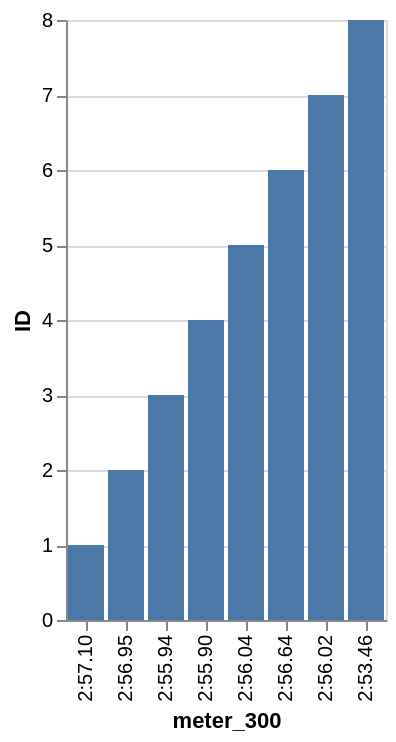

Vega-Lite specification stored for this chart:
### Vega-Lite specification from a JSON file in a GitHub repository (floating-point values rounded to 4 significant figures)
{"data": {"values": [{"x_data": "2:57.10", "y_data": 1}, {"x_data": "2:56.95", "y_data": 2}, {"x_data": "2:55.94", "y_data": 3}, {"x_data": "2:55.90", "y_data": 4}, {"x_data": "2:56.04", "y_data": 5}, {"x_data": "2:56.64", "y_data": 6}, {"x_data": "2:56.02", "y_data": 7}, {"x_data": "2:53.46", "y_data": 8}]}, "mark": "bar", "encoding": {"x": {"field": "x_data", "type": "nominal", "title": "meter_300", "sort": {"op": "sum", "field": "y_data", "order": "ascending"}}, "y": {"field": "y_data", "type": "quantitative", "title": "ID"}}}
